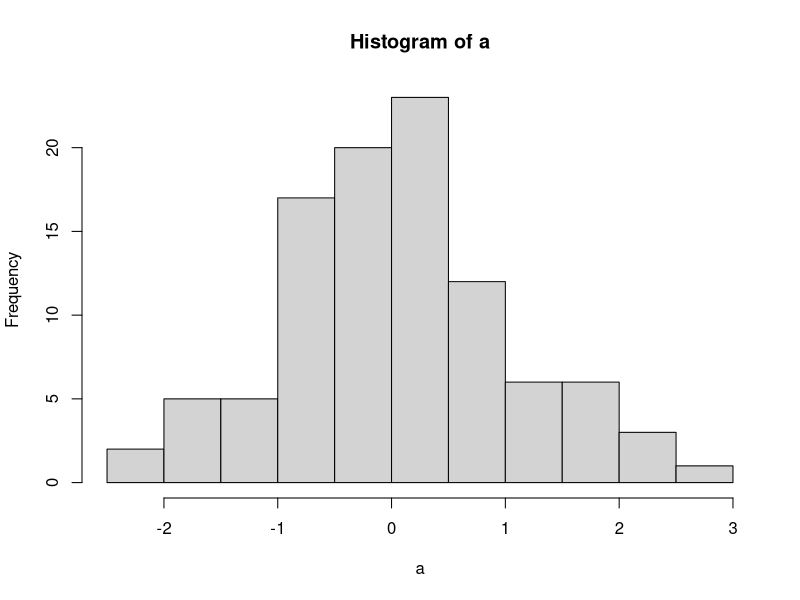
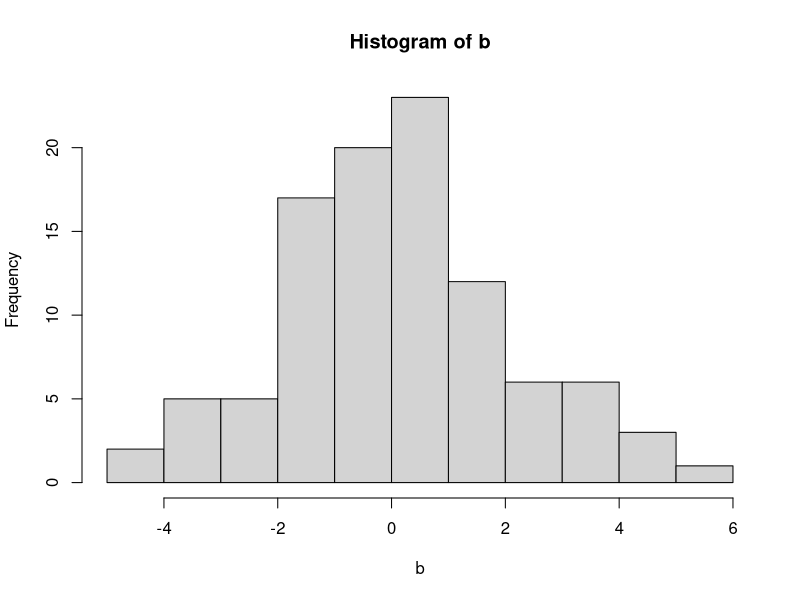

Here is the R script that generated these plots, in order:
## ---- chunk 1
set.seed(33)
a = rnorm(100, 0, 1)

hist(a)
## ---- chunk 2
set.seed(33)
b = rnorm(100, 0, 2)

hist(b)
